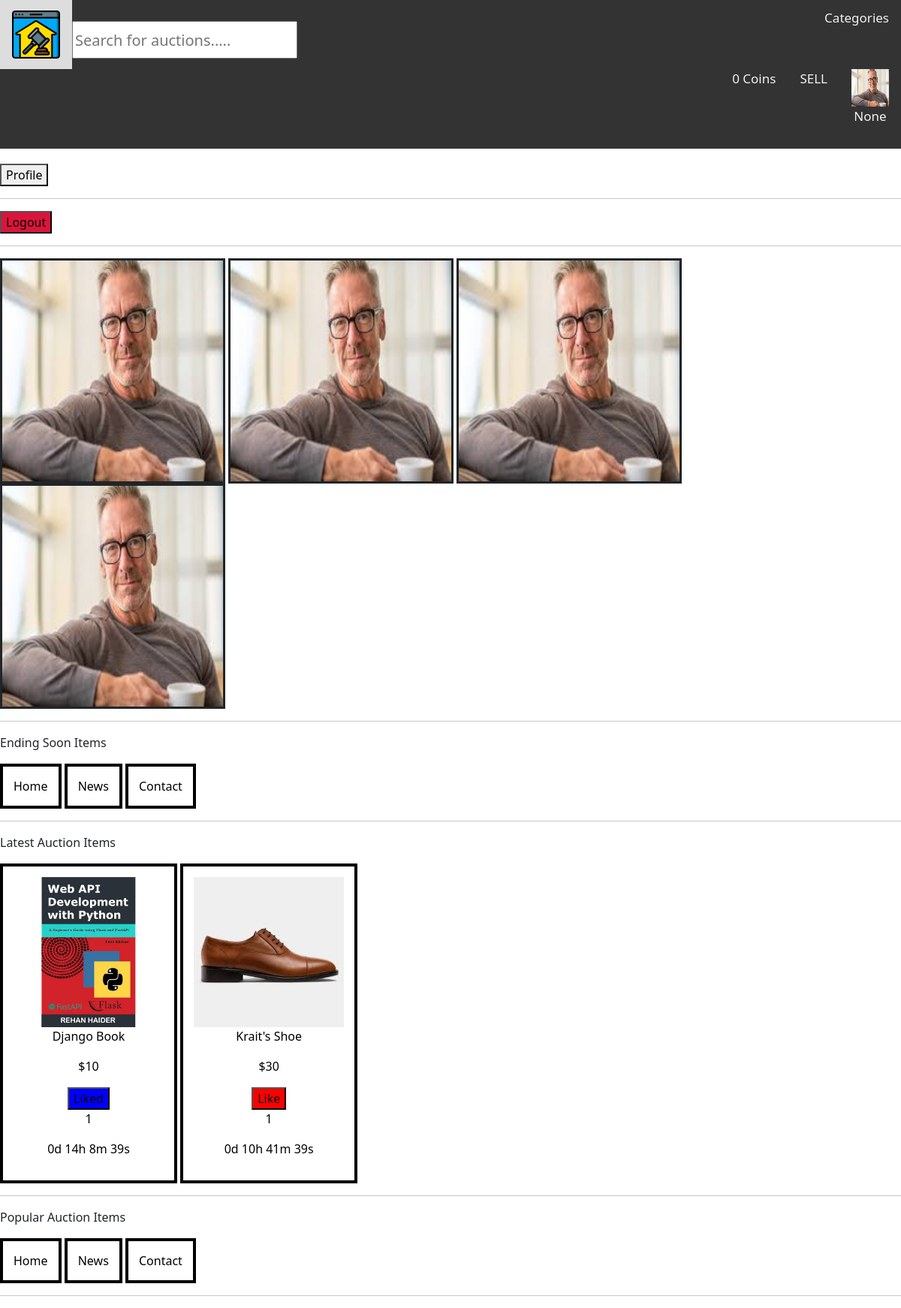
Page / (signed in) on the earlier database version.
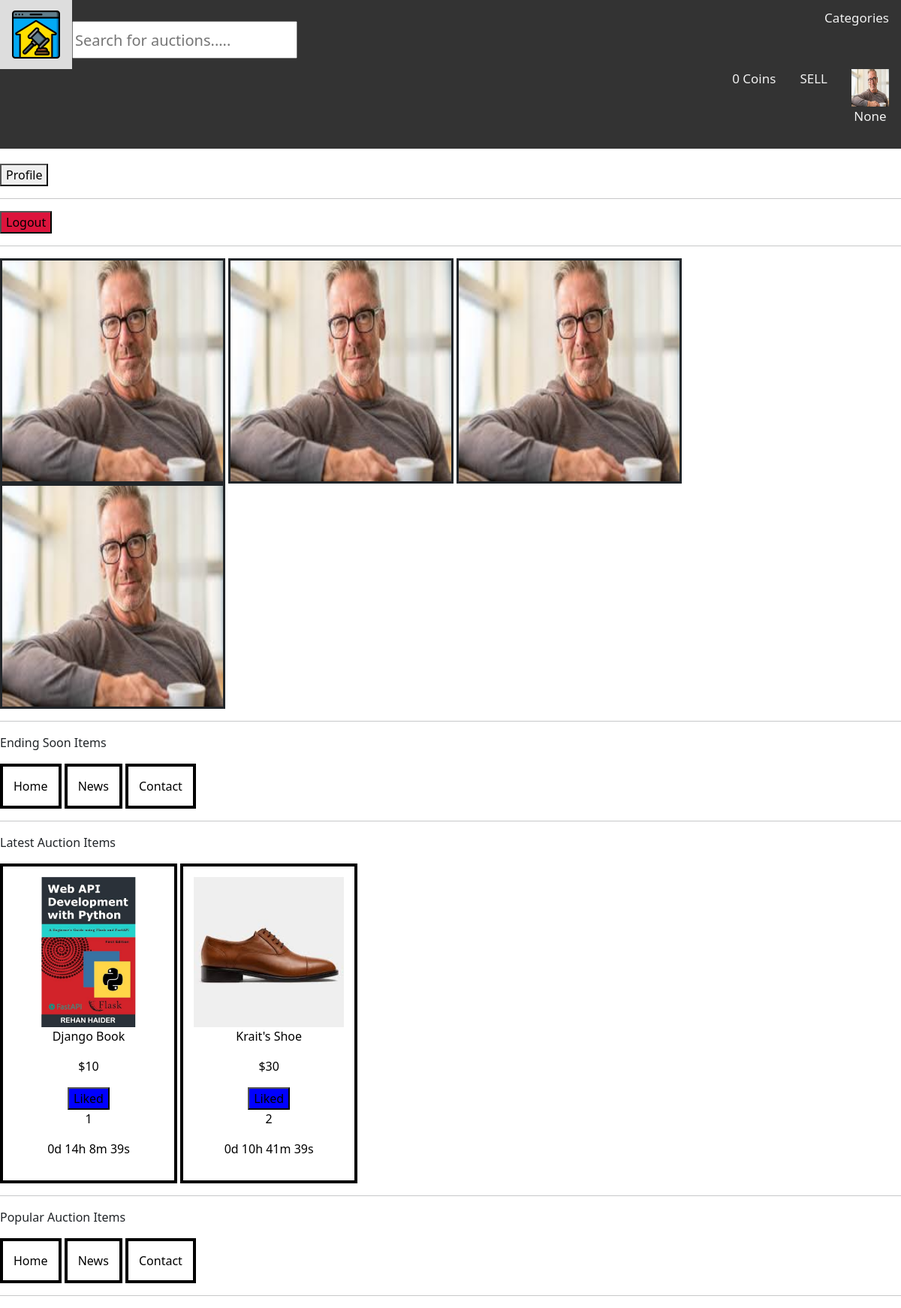
Same page on the later database version.
### app_reg_login/models.py (models this page shows, shortened)
class User(AbstractUser):
    name = models.CharField(max_length=200, null=True)
    email = models.EmailField(unique=True, null=True)
    phone = models.CharField(max_length=20)
    address = models.CharField(max_length=500, null=True)
    nrc_no = models.CharField(max_length=150, null=True)
    registered_date = models.DateTimeField(auto_now_add=True)
    avatar = models.ImageField(null=True, default="avatar.svg")
    coin_amount = models.IntegerField(default=0)
    USERNAME_FIELD = 'email'
    REQUIRED_FIELDS = ['username']

class Item(models.Model):
    seller = models.ForeignKey(User, on_delete=models.SET_NULL, null=True)
    participants = models.ManyToManyField(User, related_name='participants', blank=True)
    liked_users = models.ManyToManyField(User, related_name='liked_users', blank=True)
    like_count = models.IntegerField(default=0)
    category = models.CharField(max_length=100, null=True)
    title = models.CharField(max_length=100, null=False)
    description = models.TextField(null=True, blank=True)
    number_of_items = models.IntegerField(default=1, null=True)
    estimated_era = models.CharField(max_length=20, null=True)
    country_of_origin = models.CharField(max_length=50, null=True)
    item_condition = models.CharField(max_length=100, null=True, blank=False)
    reverse_price = models.IntegerField(null=False)
    once_up = models.IntegerField(null=False, default=0)
    sell_price = models.IntegerField(null=True, default=0)
    post_date = models.DateTimeField(auto_now_add=True)
    due_date = models.CharField(max_length=100, null=True)
    winner = models.CharField(max_length=50, null=True)
    class Meta:
        ordering = ['-post_date']

### app_reg_login/views.py (the view, shortened to what this page needs)
# urls.py: path('', MyView.as_view(), name='home'),
class MyView(View):
    def get(self, request):
        latest_items = Item.objects.all()
        all_images = ImageTable.objects.all()
        for item in latest_items:
            print("\nid:", item.id)
            print('Due Date:', item.due_date)
            now = datetime.now()
            if item.due_date != "expired":
                due_date = datetime.strptime(item.due_date, "%Y-%m-%dT%H:%M")
                final_date = due_date-now-timedelta(hours=6, minutes=30)
                print("Type", type(final_date))
                if final_date < timedelta(minutes=1):
                    item.due_date = "expired"
                    item.save()
        for image in all_images:
            if image.item.seller is None:
                image.delete()
        related_dict = create_related_dict(latest_items, all_images)
        context = {'latest_items': latest_items, "all_images": all_images, "related_dict": related_dict, "rUser": request.user}
        return render(request, 'app_reg_login/home.html', context)

### app_reg_login/views.py (called while the page is built)
def create_related_dict(item_list, image_list):
    related_dict: dict = {}
    for item in item_list:
        for image in image_list:
            if image.item == item:
                image_dict = {item: image.image_url}
                related_dict.update(image_dict)
                break
    return related_dict

### app_reg_login/templates/app_reg_login/home.html (shortened to what this page needs)
{% extends 'base.html' %}
{% load static %}
{% block content %}
    {% if request.user.is_authenticated %}
        <a href="{% url 'profile' request.user.id %}"><button style="margin-top: 10px" >Profile</button></a>
        <hr>
        <form method="POST" >
            <input type="submit" value="Logout" style="background-color: crimson">
        </form>
    {% else %}
        <a href="{% url 'register' %}"><button>Signup</button></a>
        <a href="{% url 'login' %}"><button>Login</button></a>
    {% endif %}
    <hr>
    <img width="300px" height="300px" src="{{ request.user.avatar.url }}" style="border:solid"/>
    <img width="300px" height="300px" src="{{ request.user.avatar.url }}" style="border:solid"/>
    <img width="300px" height="300px" src="{{ request.user.avatar.url }}" style="border:solid"/>
    <img width="300px" height="300px" src="{{ request.user.avatar.url }}" style="border:solid"/>
    <hr>
    <p>Ending Soon Items</p>
    <div class="scrollmenu">
        <a href="#home">Home</a>
        <a href="#news">News</a>
        <a href="#contact">Contact</a>
    </div>
    <hr>
    <p>Latest Auction Items</p>
    <div class="scrollmenu">
        {% for item, image in related_dict.items %}
            {% if item.due_date != "expired" %}
                <a href="{% url 'item_detail' item.id %}">
                    <img src="{{ image.url }}" style="width: 200px; height: 200px">
                    <p>{{ item.title }}</p>
                    <p>${{ item.reverse_price }}</p>
                    <form method="POST" action="{% url 'like_item' item.id 'home' %}">
                        {% if user in item.liked_users.all %}
                            <button style="background-color:blue">Liked</button>
                        {% else %}
                            <button style="background-color:red">Like</button>
                        {% endif %}
                    </form>
                    <p>{{ item.like_count }}</p>
                        <p id="{{ request.user }} {{ item.id }}"></p>
                </a>
            {% endif %}
        {% endfor %}
    </div>
    <hr>
    <p>Popular Auction Items</p>
    <div class="scrollmenu">
        <a href="#home">Home</a>
        <a href="#news">News</a>
        <a href="#contact">Contact</a>
    </div>
    <hr>
{% endblock %}

### templates/base.html (shortened to what this page needs)
<!DOCTYPE html>
{% load static %}
<html lang="en">
    <head>
        <link rel="stylesheet" href="https://maxcdn.bootstrapcdn.com/bootstrap/4.5.2/css/bootstrap.min.css">
        <link href="https://cdn.jsdelivr.net/npm/bootstrap@5.3.2/dist/css/bootstrap.min.css" rel="stylesheet">
    </head>
    <body>
        {% include 'navbar.html' %}
        {% block content %}
        {% endblock %}
    </body>
</html>

### templates/navbar.html (shortened to what this page needs)
{% load static %}
    <head>
        <div class="topnav">
            <a id='home_logo' href="{% url 'home' %}">
                <img src="{% static 'images/auction_logo1.png' %}"/>
            </a>
            <h3><a href="categories.html" >Categories</a></h3>
            <form action="{% url 'search_item' %}">
                <input name='sItem' style="height: 50px; width: 300px; font-size: 20px; margin-top: 20px" placeholder="Search for auctions..... ">
            </form>
            {% if request.user.is_authenticated %}
                <a href="{% url 'profile' request.user.id %}">
                    <img width="50px" height="50px" src="{{ request.user.avatar.url }}"/>
                    <p>{{ request.user.name }}</p>
                </a>
                <a href="{% url 'sell' %}">
                    <p>SELL</p>
                </a>
                <a href="{% url 'buying_coin' %}">
                    <p>{{ request.user.coin_amount }} Coins</p>
                </a>
            {% else %}
                <a href="{% url 'login' %}">
                    <img src="{% static 'images/avatar.svg' %}"/>
                    <p>login</p>
                </a>
            {% endif %}
        </div>
    </head>

### templates/navbar.html (style rules this page uses)
.topnav { background-color: #333; overflow: hidden; margin-bottom: 10px; }
#home_logo { float: left; }
.topnav a { float: right; color: #f2f2f2; text-align: center; padding: 14px 16px; text-decoration: none; font-size: 17px; align-self: center; }

### app_reg_login/templates/app_reg_login/home.html (style rules this page uses)
div.scrollmenu { overflow: auto; white-space: nowrap; }
div.scrollmenu a { display: inline-block; color: black; border-color: green; border: solid 4px; text-align: center; padding: 14px; text-decoration: none; }

Differences in the rows shown:
changed Item "Krait's Shoe": like_count "1" → "2"; text "Like" → "Liked"
